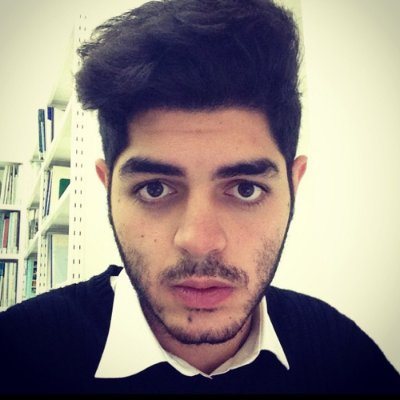
#> input picture sec4/me.jpg, 400 x 400 px
$ python cut_images.py
#> lines starting #> are read from the running program, lines starting #| are printed output that depends on the picture
##
#
# Created by Rambod Rahmani.
# Section 4 - Image Theory
# cut_images.py
#
##

import numpy as np
import cv2
import sys

# load the image
img = cv2.imread("me.jpg")
#> img is the input picture: shape (400, 400, 3); mean B, G, R 132.1, 137, 147.5

# load a copy of the original image taking the specified pixels
image = img[0:100, 0:100]
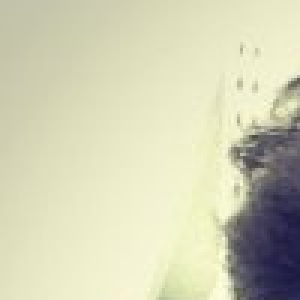
#> image: shape (100, 100, 3) (shown 3 times larger); mean B, G, R 180.5, 208.6, 208.7

# display both images
cv2.imshow("Rambod Rahmani Picture", img)
cv2.imshow("Rambod Rahmani Picture Cut", image)

# wait for user input
cv2.waitKey(0)

# destroy all windows
cv2.destroyAllWindows()
